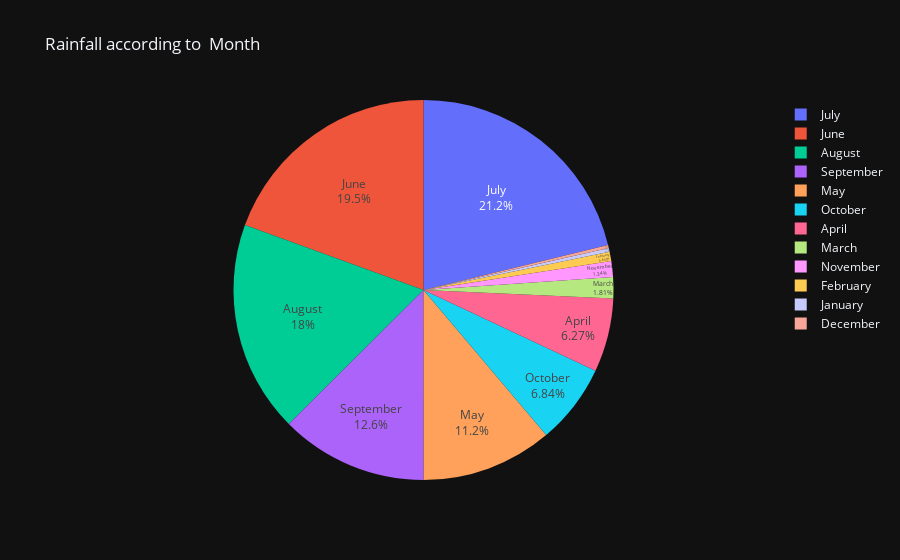

Here is the notebook cell this chart was saved with:
### Code cell
fig = px.pie(df,values="rain",names='month',title="Rainfall according to  Month")
fig.update_traces(textposition ='inside',textinfo='percent+label')
fig.show()

### Figure 1 — Plotly figure (JSON) as saved in the notebook; plotly's stock layout.template omitted (floating-point values rounded to 4 significant figures; data arrays with more than 128 entries replaced by an {"elided": "..."} marker saying what was removed)
{"data": [{"domain": {"x": [0, 1], "y": [0, 1]}, "hovertemplate": "month=%{label}<br>rain=%{value}<extra></extra>", "labels": {"elided": "1380 str values"}, "legendgroup": "", "name": "", "showlegend": true, "textinfo": "percent+label", "textposition": "inside", "type": "pie", "values": {"elided": "1380 float values"}}], "layout": {"autosize": true, "legend": {"tracegroupgap": 0}, "title": {"text": "Rainfall according to  Month"}}}
